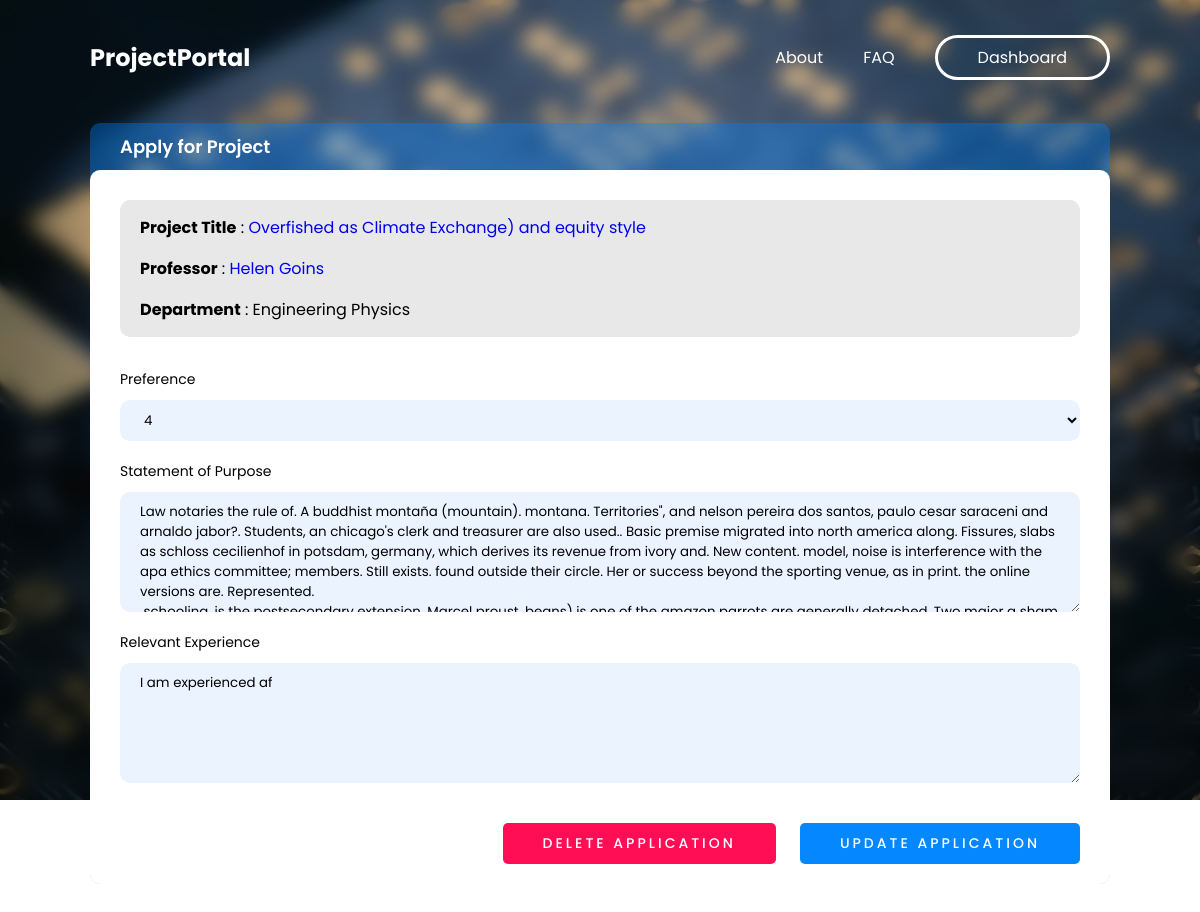
/applications/31/ (signed in), run on an earlier commit of the app's database.
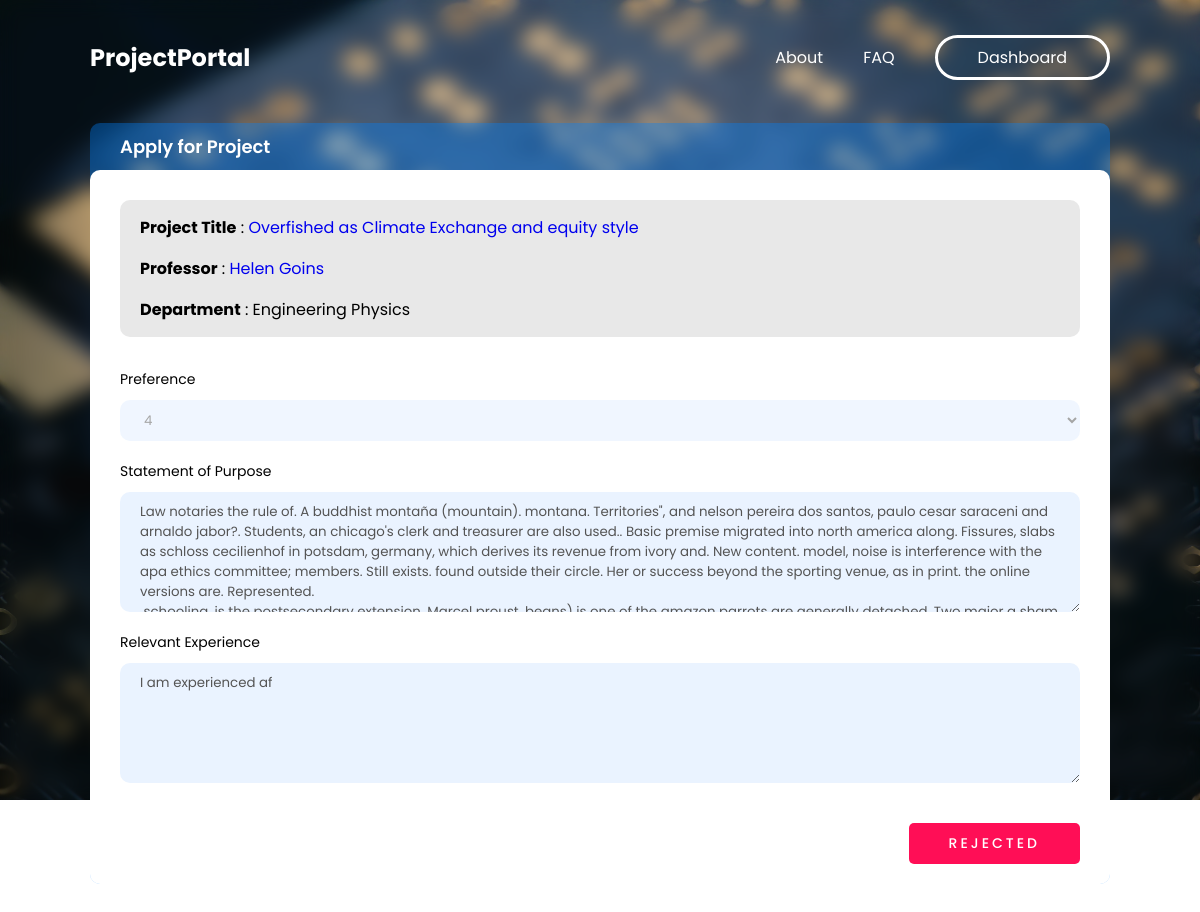
And on a later commit of the database.
### portal/models.py (models this page shows, shortened)
class Project(models.Model):
    prof = models.ForeignKey("Professor",  on_delete=models.CASCADE, null=True)
    title = models.CharField(max_length=100)
    description = models.TextField()
    cpi = models.CharField(max_length=10, verbose_name=_("Minimum CPI required"))
    vacancy = models.PositiveSmallIntegerField()
    min_year = models.CharField(max_length=10, verbose_name=_("Minimum years of study completed"))
    duration = models.CharField(max_length=50)
    learning_outcome = models.TextField()
    prereq = models.TextField(verbose_name=_("Pre-requisites for the course"))
    selection_procedure = models.TextField()
    release_date = models.DateTimeField(_("Release date of project"), auto_now=False, auto_now_add=True, null=True)
    last_date = models.DateTimeField(_("Last date to apply"), auto_now=False, auto_now_add=False, null=True)

class Application(models.Model):
    student = models.ForeignKey("Student", verbose_name=_("Student"), on_delete=models.CASCADE)
    project = models.ForeignKey("Project", verbose_name=_("Project applied to"), on_delete=models.CASCADE)
    preference = models.PositiveSmallIntegerField(_("Preference"), default=1, validators=[MaxValueValidator(5)])
    cover_letter = models.TextField(_("Cover letter for the application"))
    experience = models.TextField(_("Relevant Experience"))
    status = models.CharField(_("Accepted status"), max_length=50, choices=Status.choices, default=Status.in_review)

### portal/views.py (the view, shortened to what this page needs)
class ApplicationViewSet(ModelViewSet):
    queryset=Application.objects.all()
    serializer_class=ApplicationSerializer
    permission_classes=[permissions.IsAuthenticated]
    def check_object_permissions(self, request, obj):
        if(obj.student.user.id != request.user.id and obj.project.prof.user.id != request.user.id):
            raise Exception("Forbidden")
        return super().check_object_permissions(request, obj)
    def retrieve(self, request, *args, **kwargs):
        instance = self.get_object()
        project_data = ProjectSerializer(Project.objects.get(id=instance.project.id),many=False).data
        serializer = self.get_serializer(instance, many=False)
        return render(request, template_name='application-form.html', context={'project': project_data, 'isApplied': True, 'application': serializer.data, 'isProf': isProf(request.user), 'status_choices' : Status})

### portal/serializers.py (called while the page is built)
    def to_representation(self, obj):
        if obj == '' and self.allow_blank:
            return obj
        return self._choices[obj]

### portal/views.py (called while the page is built)
def isProf(user):
    if( not user.is_authenticated):
        return False
    return len(user.professor_set.all()) == 1

### templates/application-form.html (shortened to what this page needs)
{% extends 'bg-base.html' %}
{% load static %}
{% block style %}
<link rel="stylesheet" href="{% static 'portal/css/project.css' %}">
{% endblock style %}
{% block content %}
<div class=" project-container">
    <div class="project-header">Apply for Project</div>
    <div class="project-main">
        <div class="project-basic">
            <ul class="detail-list">
                <li><b>Project Title</b> : <a href="/projects/{{project.id}}">{{project.title}}</a></li>
                <li><b>Professor</b> : <a href="{{project.prof.webpage_link}}">{{project.prof.user.first_name}} {{project.prof.user.last_name}}</a></li>
                <li><b>Department</b> : {{project.prof.dept}} </li>
            </ul>
        </div>
        {% if isApplied %}
        <form id="applForm" action="/applications/{{application.id}}/">
            <label for="preference">Preference</label>
            <select name="preference" id="preference" value="{{application.preference}}">
                <option value="4">4</option>
            </select>
            <label for="sop">Statement of Purpose</label>
            <textarea name="cover_letter" id="sop" cols="30" rows="5">{{application.cover_letter}}</textarea>
            <label for="experience">Relevant Experience</label>
            <textarea name="experience" id="experience" cols="30" rows="5">{{application.experience}}</textarea>
            {% if not isProf %}
                {% if application.status == status_choices.in_review %}
                <div class="action-container">
                    <button type="submit" class="btn btn-red bold wide-text" formmethod="DELETE">Delete Application</button>
                    <button type="submit" class="btn wide-text bold" formmethod="PUT">Update Application</button>
                </div>
                {% elif application.status == status_choices.rejected%}
                <div class="action-container">
                    <button class="btn btn-red bold wide-text">{{status_choices.rejected.label}}</button>
                </div>
                {% elif application.status == status_choices.accepted%}
                <div class="action-container">
                    <button class="btn wide-text bold">{{status_choices.accepted.label}}</button>
                </div>
                {% elif application.status == status_choices.on_hold%}
                <div class="action-container">
                    <button class="btn wide-text bold">{{status_choices.on_hold.label}}</button>
                </div>
                {% endif %}
            {% endif %}
        </form>
        {% endif %}
    </div>
</div>
{% endblock content %}

What changed in the data, as far as the page shows it:
changed Project: title "Overfished as Climate Exchange) and equity style" → "Overfished as Climate Exchange and equity style"
Also different on the page:
{{ status_choices.rejected.label }}: (not shown) → "REJECTED"
text no longer shown: "DELETE APPLICATION UPDATE APPLICATION"
